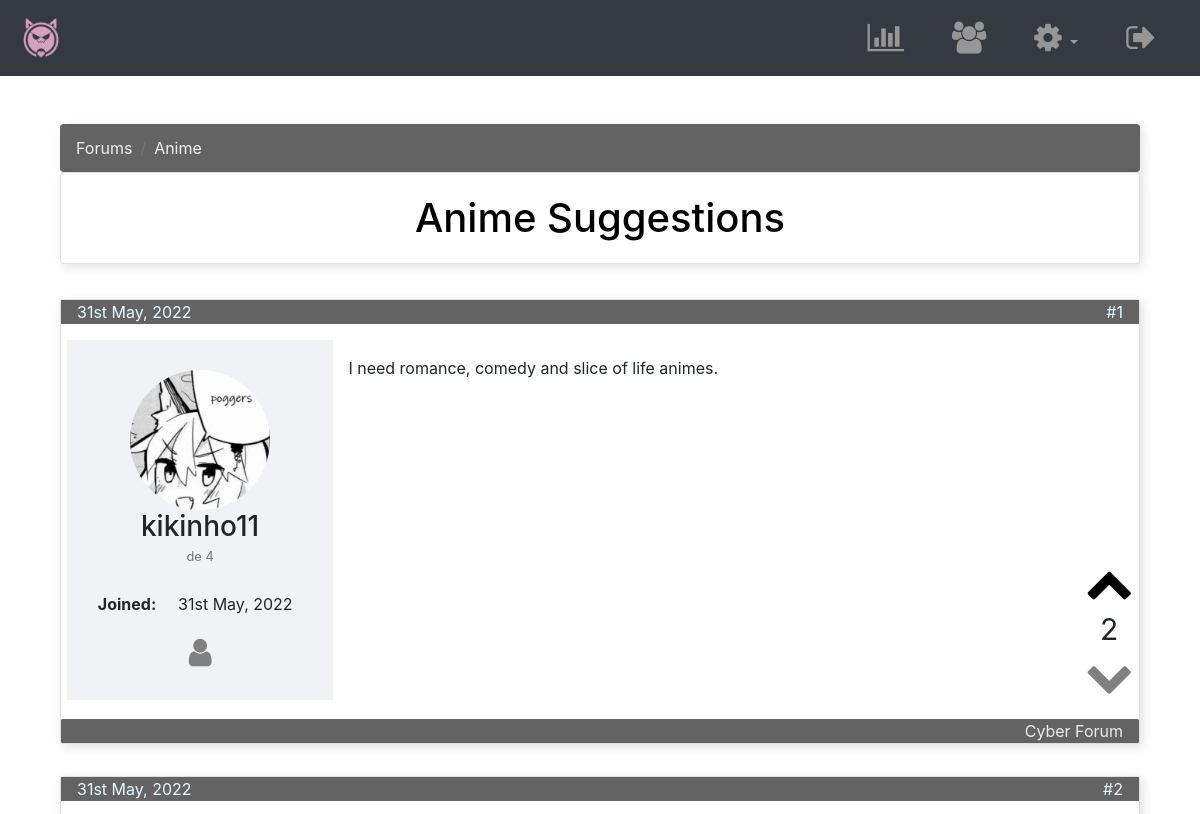
The page /posts.php?topic=2 (signed in, upper part) on the database as committed earlier.
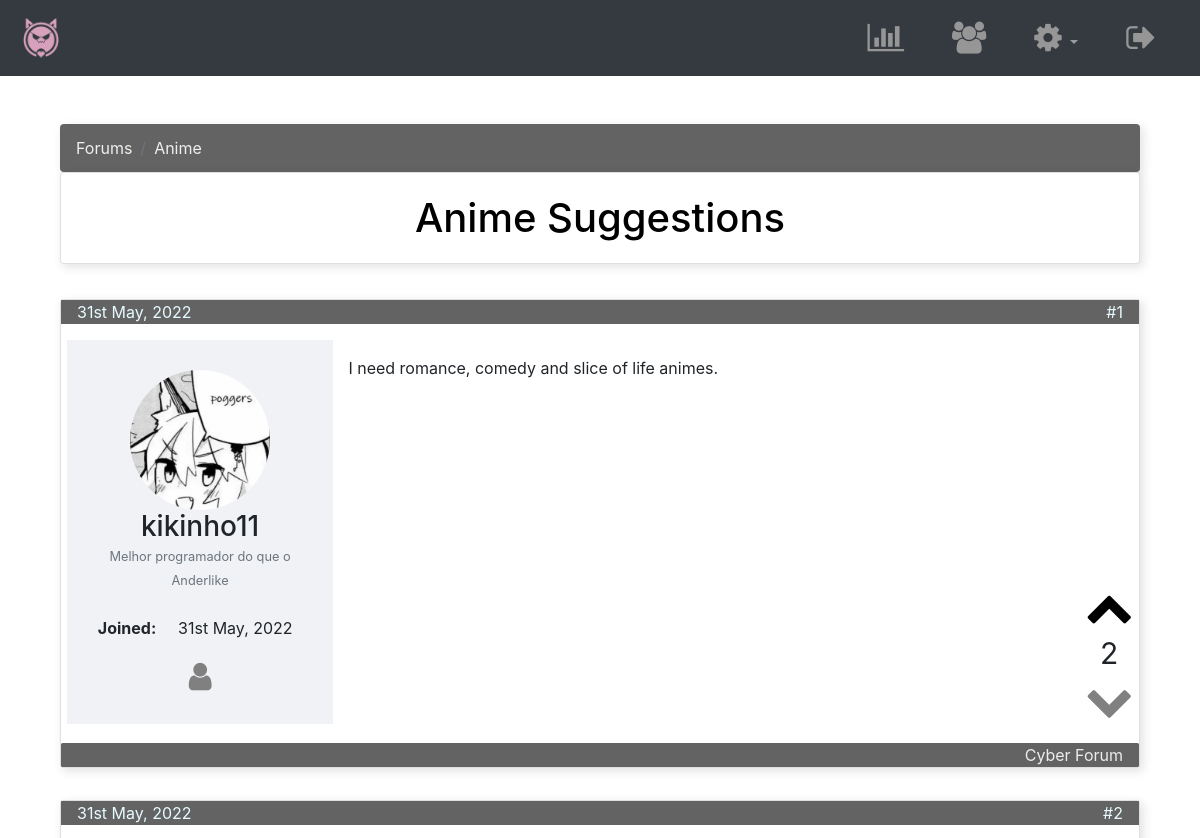
The same page on the database as committed later.
### tables this page shows
CREATE TABLE `posts` (
  `post_id` int(8) NOT NULL,
  `post_content` text NOT NULL,
  `post_date` datetime NOT NULL,
  `post_topic` int(8) NOT NULL,
  `post_by` int(8) NOT NULL,
  `post_votes` int(11) NOT NULL DEFAULT 0
);

CREATE TABLE `users` (
  `idUsers` int(11) NOT NULL,
  `userLevel` int(11) NOT NULL DEFAULT 0,
  `f_name` varchar(50) NOT NULL,
  `l_name` varchar(50) NOT NULL,
  `uidUsers` tinytext NOT NULL,
  `emailUsers` tinytext NOT NULL,
  `pwdUsers` longtext NOT NULL,
  `gender` char(1) NOT NULL,
  `date_created` date NOT NULL DEFAULT current_timestamp(),
  `headline` varchar(500) DEFAULT NULL,
  `bio` varchar(4000) DEFAULT NULL,
  `userImg` varchar(500) DEFAULT 'default.png'
);

### posts.php (the view, shortened to what the changed rows need)
<?php
    require 'includes/dbh.inc.php';
    if (isset($_GET['topic']))
    {
        $topic = $_GET['topic'];
    }
    else
    {
        header("Location: index.php");
        exit();
    }
    include 'includes/HTML-head.php';
?>
        <link href="css/forum-styles.css" rel="stylesheet">
    </head>
<body>
<?php
    $sql = "select * from topics, categories where topic_id=? "
            . "and topic_cat = cat_id";
    $stmt = mysqli_stmt_init($conn);
    if (!mysqli_stmt_prepare($stmt, $sql))
    {
        die('sql error');
    }
    else
    {
        mysqli_stmt_bind_param($stmt, "s", $topic);
        mysqli_stmt_execute($stmt);
        $result = mysqli_stmt_get_result($stmt);
        if (!($forum = mysqli_fetch_assoc($result)))
        {
            die('sql error');
        }
    }
?>
    <br><Br>
    <div class="container">
    <div class="col-sm-12">
        <div class="card post-header text-center">
            <h1><?php echo ucwords($forum['topic_subject']); ?></h1>
        </div>
    </div>
    <div class="col-sm-12">
            <?php
                $sql = "select * from posts p, users u "
                        . "where p.post_topic=? "
                        . "and p.post_by=u.idUsers "
                        . "order by p.post_id;";
                $stmt = mysqli_stmt_init($conn);
                if (!mysqli_stmt_prepare($stmt, $sql))
                {
                    die('sql error');
                }
                else
                {
                    mysqli_stmt_bind_param($stmt, "s", $topic);
                    mysqli_stmt_execute($stmt);
                    $result = mysqli_stmt_get_result($stmt);
                    $i = 1;
                    while ($row = mysqli_fetch_assoc($result))
                    {
                        $voted_d = false;
                        $sql = "select votePost, voteBy, vote from postvotes "
                            . "where votePost=? "
                            . "and voteBy=? "
                            . "and vote=-1";
                        $stmt = mysqli_stmt_init($conn);
                        if (!mysqli_stmt_prepare($stmt, $sql))
                        {
                            die('sql error');
                        }
                        else
                        {
                            mysqli_stmt_bind_param($stmt, "ss", $row['post_id'], $_SESSION['userId']);
                            mysqli_stmt_execute($stmt);
                            mysqli_stmt_store_result($stmt);
                            $resultCheck = mysqli_stmt_num_rows($stmt);
                            if ($resultCheck == 0)
                            {
                                $voted_d = true;
                            }
                        }
                        echo '<div class="card post">
                                <span class="date">'.date("jS F, Y", strtotime($row['post_date']))
                                .'<span class="span-post-no">#'.$i.'</span> </span>
                                <div class="row">
                                    <div class="col-sm-3 user">
                                        <div class="text-center">
                                            <img src="uploads/'.$row['userImg'].'" class="img-fluid center-block user-img">
                                            <h3>'.$row['uidUsers'].'</h3>
                                            <small class="text-muted">'.$row['headline'].'</small><br><br>
                                            <table style="width:100%">
                                                <tr>
                                                    <th>Joined:</th>
                                                    <td>'.date("jS F, Y", strtotime($row['date_created'])).'</td>
                                                </tr>
                                            </table>
                                            <a href="profile.php?id='.$row['idUsers'].'">
                                                <i class="fa fa-user fa-2x" aria-hidden="true"></i></a>
                                        </div>
                                    </div>
                                    <div class="col-sm-9 post-content">
                                        <p>'.$row['post_content'].'</p>
                                            <div class="vote text-center">';
                        echo '<i class="fa fa-chevron-up fa-3x" aria-hidden="true"></i></a>';
                        echo '<br><span class="vote-count">'.$row['post_votes'].'</span><br>';
                        if ($voted_d)
                        {
                            echo "<a href='includes/post-vote.inc.php?topic=".$topic."&post=".$row['post_id']."&vote=-1' >";
                        }
                        echo '<i class="fa fa-chevron-down fa-3x" aria-hidden="true"></i></a>';
                        echo            '</div>
                                    </div>
                                </div>
                                <span   class="likes"><span class="span-post-no"></span> <span class="span-post-no"><a
                                        href="">Cyber Forum</a></span></span>
                            </div>';
                        $i++;
                    }
                }
            ?>
    </div>
</div>
    <?php include 'includes/footer.php'; ?>
    </body>
</html>

Rows that differ between the two databases and show on the page:
changed through a linked row, posts "I need romance, comedy and slice of life animes.": post_by.headline "de 4" → "Melhor programador do que o Anderlike"
